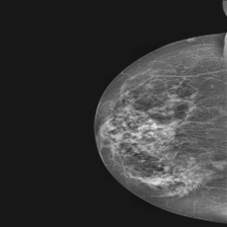
#> input picture Experiment/DDSM-Dataset/Benign-Masses/20586908 (70).png, 227 x 227 px
$ python -i helper.py   (imports and definitions only)
#> lines starting #> are read from the running program, lines starting #| are printed output that depends on the picture; after the words box and inside, x2 and y2 are one past the last pixel; in counts of white or black regions, pixels touching at a corner belong together
import cv2
import numpy as np
from matplotlib import pyplot as plt
from sklearn.metrics import r2_score

# [15 lines left out: functions calculate_clahe, resize_image, not called in this run]

def image_cut(img, tracking = False, hasBroken = False):

    def tracking_image(thresh_img, img):
        plot_image(thresh_img)
        plot_image(img)

    def cropped_image_filter(original_img, cropped_img, min_width = 20/100, min_height = 20/100):
        crop_h, crop_w = cropped_img.shape
        origin_h, origin_w = original_img.shape
        if crop_h >= min_height * origin_h and crop_w >= min_width * origin_w:
            return True

        return False

    def second_cropped_image_filter(list_of_images, original_img):
        if len(list_of_images) == 0:
            return []
        # Assume the desirable cropped img is alwasy has the smallest polynomial degree
        filtered_image = list_of_images[0]
        better_cropped_images = []
        # Case when the images cut always stay the same. Accept the image.
        for image in list_of_images:
            crop_h, crop_w = image.shape
            origin_h, origin_w = original_img.shape

            # Case when the list of images has better cropped length.
            if crop_h != origin_h and crop_w != origin_w:
                better_cropped_images.append(image)
                break

        if len(better_cropped_images) != 0:
            best_image = better_cropped_images[0]
            for image in better_cropped_images:

                crop_h, crop_w = image.shape
                best_h, best_w = best_image.shape

                # Case when the list of images has better cropped length.
                if crop_h > best_h and crop_w > best_w:
                    best_image = image

            filtered_image = best_image

        return filtered_image

    # [23 lines left out: function return_best_fit_polyfit_value, not called in this run]

    def experiment(img, tracking):
        # hist,bins=np.histogram(img,bins=256)
        # X=bins[0:-1]
        return_images = []
        degree_range = range(2,15)
        for degree in degree_range:
            thresh_img = get_thresh_image(img, degree, (not hasBroken))
            (cnts, _) = cv2.findContours(thresh_img.copy(), cv2.RETR_EXTERNAL, cv2.CHAIN_APPROX_SIMPLE)
            if (len(cnts) == 0):
                if (tracking):
                    print(degree)
                    print('cnts equal zero')
                continue
            segmented = max(cnts, key=cv2.contourArea)
            (x,y,w,h) = cv2.boundingRect(segmented)
            crop_img=img[y:y+h,x:x+w]

            # If tracking is needed, plot thresh_img and crop_img in each iteration.
            if tracking:
                print(degree)
                tracking_image(thresh_img, crop_img)

            # Check whether the cropped image ís actually cropped that captures fully the ROI.
            # If the cropped image is not cropped at all then move on.
            if cropped_image_filter(img, crop_img):
                return_images.append(crop_img)

        return return_images


    if not hasBroken:
        crop_images = experiment(img, tracking)
    else:
        crop_images = experiment(img, tracking)

    result_image = second_cropped_image_filter(crop_images, img)

    return result_image

def get_thresh_image(img, degree, include_otsu = True):
    hist,bins=np.histogram(img,bins=256)
    bins=bins[0:-1]

    # Find the polynomial fit
    p=np.polyfit(bins,hist,degree)

    # calculate new value y using p(x)
    Y=np.polyval(p,bins)

    # 2nd differentiate of new value y
    dY=np.diff(Y)
    dY_abs=np.sort(np.abs(dY))
    d2Y_abs=np.diff(dY_abs)

    # get list sort index and get index that has min value
    ind=np.argsort(np.abs(d2Y_abs))
    i=np.argmin(d2Y_abs)

    # get threshold index value based on index of min value of 2nd differentiate function
    thresh=ind[i]
    thresh_img = None
    # apply threshold value and cut the image
    if include_otsu:
        thresh_img=cv2.threshold(img,thresh,255,cv2.THRESH_BINARY + cv2.THRESH_OTSU)[1]
    else:
        thresh_img=cv2.threshold(img,thresh,255,cv2.THRESH_BINARY)[1]

    thresh_img = thresh_img.astype(np.uint8)
    return thresh_img


def plot_image(img):
    plt.imshow(img, cmap='gray')
    plt.show()

# [30 lines left out: functions plot_curve, plot_histogram, convert_to_rgb, display_img_in_bulk, not called in this run]

>>> import cv2
>>> picture = cv2.imread('Experiment/DDSM-Dataset/Benign-Masses/20586908 (70).png', cv2.IMREAD_GRAYSCALE)
#> picture is the input picture: shape (227, 227); min 17, max 229, mean 55.3
>>> result = image_cut(picture)
#> the loop in experiment, `for degree in degree_range:` made 13 passes
#> (i in get_thresh_image, thresh in get_thresh_image) on passes 6 to 13: (76, 165), (12, 96), (108, 174), (23, 81), (69, 109), (220, 225), (48, 112), (39, 132)
#> (p in get_thresh_image, i in get_thresh_image, thresh in get_thresh_image) on passes 1 to 5: ([0.0494, -15.73, 1203.1], 80, 136), ([-0.00103, 0.428, -55.22, 2249.2], 19, 114), ([2.24e-05, -0.012, 2.23, -167.4, 4309.2], 59, 34), ([-3.11e-07, 0.000213, -0.0548, 6.53, -352.7, 6908.8], 102, 56), ([1.4e-09, -1.34e-06, 0.000508, -0.096, 9.43, -447.2, 7984], 177, 11)
#> pass 1, in get_thresh_image, `thresh_img=cv2.threshold(img,thresh,255,cv2.THRESH_BINARY + cv2.THRESH..`:
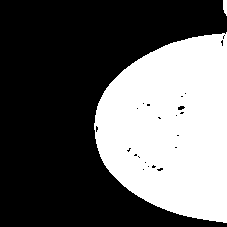
#> thresh_img: shape (227, 227); 37.6% white; 2 white regions, box (x1, y1, x2, y2) and area: (94, 32, 227, 223) 19304, (223, 0, 227, 16) 53
#> pass 1, in experiment, `crop_img=img[y:y+h,x:x+w]`:
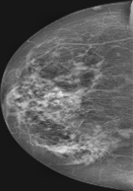
#> crop_img: shape (191, 133); min 17, max 229, mean 88.4
#> after the loop in experiment, `for degree in degree_range:`: return_images = 13 items
#> the loop in second_cropped_image_filter, `for image in list_of_images:` made 1 pass
#> (crop_h, crop_w, origin_h, origin_w) on pass 1: (191, 133, 227, 227)
#> after the loop in second_cropped_image_filter, `for image in list_of_images:`: better_cropped_images = 1 item
#> the loop in second_cropped_image_filter, `for image in better_cropped_images: ` made 1 pass
#> (crop_h, crop_w, best_h, best_w) on pass 1: (191, 133, 191, 133)

$ run again, on Experiment/DDSM-Dataset/Benign-Masses/20586960 (2).png
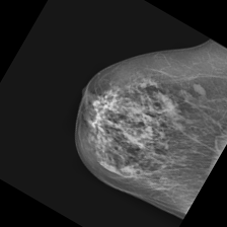
#> input picture Experiment/DDSM-Dataset/Benign-Masses/20586960 (2).png, 227 x 227 px
#> picture is the input picture: shape (227, 227); min 0, max 230, mean 51.9
#> the loop in experiment, `for degree in degree_range:` made 13 passes
#> (i in get_thresh_image, thresh in get_thresh_image) on passes 6 to 13: (87, 35), (130, 191), (64, 50), (112, 76), (34, 30), (128, 187), (111, 179), (142, 62)
#> pass 1, in get_thresh_image, `thresh_img=cv2.threshold(img,thresh,255,cv2.THRESH_BINARY + cv2.THRESH..`:
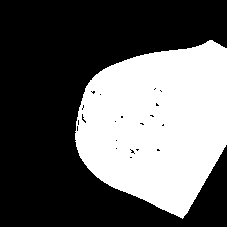
#> thresh_img: shape (227, 227); 38.2% white; 1 white region, box (x1, y1, x2, y2) and area: (75, 40, 227, 219) 19677
#> pass 1, in experiment, `crop_img=img[y:y+h,x:x+w]`:
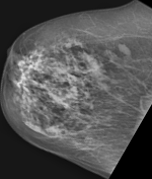
#> crop_img: shape (179, 152); min 0, max 230, mean 83.1
#> after the loop in experiment, `for degree in degree_range:`: return_images = 13 items
#> the loop in second_cropped_image_filter, `for image in list_of_images:` made 1 pass
#> (crop_h, crop_w, origin_h, origin_w) on pass 1: (179, 152, 227, 227)
#> after the loop in second_cropped_image_filter, `for image in list_of_images:`: better_cropped_images = 1 item
#> the loop in second_cropped_image_filter, `for image in better_cropped_images: ` made 1 pass
#> (crop_h, crop_w, best_h, best_w) on pass 1: (179, 152, 179, 152)
